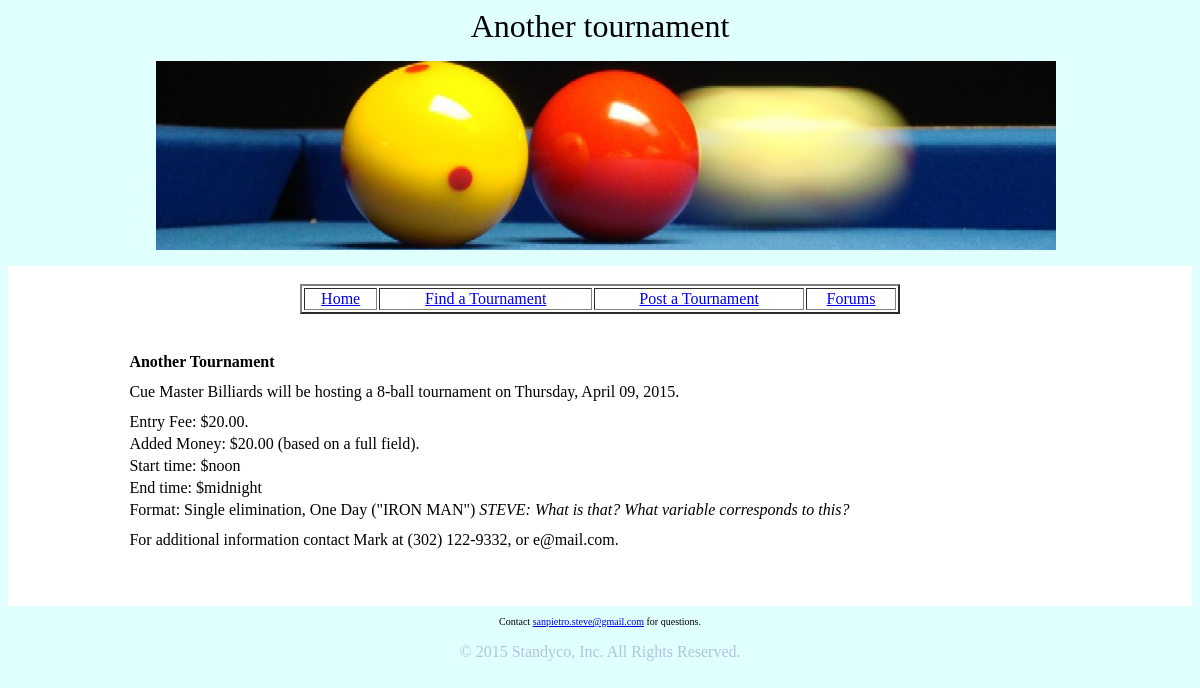
Page /tournaments/find/state/HI/3/ on the committed database.
### poolapp/apps/post/models.py (models this page shows, shortened)
class Tourney(models.Model):
  EIGHT_BALL = 0
  NINE_BALL = 1
  TEN_BALL = 2
  ONE_POCKET = 3
  STRAIGHT_POOL = 4
  BANK_POOL = 5
  OTHER_GAME = 6
  GAME_CHOICES = (
      (EIGHT_BALL, '8-ball'),
      (NINE_BALL, '9-ball'),
      (TEN_BALL, '10-ball'),
      (ONE_POCKET, 'One-pocket'),
      (STRAIGHT_POOL, 'Straight Pool'),
      (BANK_POOL, 'Bank Pool'),
      (OTHER_GAME, 'Other')
    )
  TWO_P = 0
  FOUR_P = 1
  SIXT_P = 2
  THIR_P = 3
  SIXT_P = 4
  FIELD_SIZE_CHOICES = (
      (TWO_P, '2 man'),
      (FOUR_P, '4 players'),
      (SIXT_P, '16 players'),
      (THIR_P, '32 players'),
      (SIXT_P, '64 players')
    )
  SINGLE = 0
  DOUBLE = 1
  OTHER_FORMAT = 2
  TOURNEY_FORMAT_CHOICES = (
      (SINGLE, 'Single elimination'),
      (DOUBLE, 'Double elimination'),
      (OTHER_FORMAT, 'Other')
    )
  tourney_id = models.AutoField(primary_key=True)
  state = USStateField(choices=STATE_CHOICES, default='IL')
  pool_hall = models.CharField(max_length=200)
  game = models.IntegerField(max_length=1, choices=GAME_CHOICES, default=EIGHT_BALL)
  field_size = models.IntegerField(max_length=1, choices=FIELD_SIZE_CHOICES,
      default=THIR_P)
  date = models.DateField('Tournament Date')
  fee = models.DecimalField(max_digits=6, decimal_places=2)
  added_money = models.DecimalField(max_digits=6, decimal_places=2)
  tourney_format = models.IntegerField(max_length=1,
      choices=TOURNEY_FORMAT_CHOICES, default=SINGLE)
  contact_name = models.CharField(max_length=200)
  phone_regex = RegexValidator(regex=r'^\+?1?\d{9,15}$',
      message="Phone number must be entered in the format: '+999999999'. Up to 15 digits allowed.")
  contact_phone = models.CharField(max_length=15, validators=[phone_regex],
      blank=True, null=True) # validators should be a list
  contact_email = models.EmailField(max_length=100)
  start_time = models.TimeField('Start time', blank=False)
  end_time = models.TimeField('End time', blank=True, null=True) # End time optional
  title = models.CharField(max_length=70)
  adtnl_info = models.CharField(max_length=1000, blank=True, null=True)

### poolapp/apps/find/views.py (the view)
def tourney(request, tourney_id):
  tourney = Tourney.objects.filter(tourney_id=tourney_id).distinct()[0]
  tourney.formatted_contact_phone = phonenumbers.format_number(
      phonenumbers.parse(
          tourney.contact_phone, 'US'),
          phonenumbers.PhoneNumberFormat.NATIONAL)
  context = {'tourney': tourney}
  return render(request, 'find/detail.html', context)

### poolapp/apps/find/templates/find/detail.html (shortened to what this page needs)
{% extends "base.html" %}
{% load humanize %}
{% block header %} {{ tourney.title }} {% endblock %}
{% block content %}
{% if tourney %}
    <div align="center">
        <td>
          <table style="width: 80%;">
            <tr><td><b>{{ tourney.title|title }}</b></td></tr>
            <tr><td></td></tr>
            <tr><td></td></tr>
            <tr>
                <td>
                    {{ tourney.pool_hall }} will be hosting a {{ tourney.get_game_display }}
                    tournament on {{ tourney.date|date:"l, F d, Y" }}.
                </td>
            </tr>
            <tr><td></td></tr>
            <tr><td></td></tr>
            <tr><td>Entry Fee: ${{ tourney.fee|intcomma }}.</td></tr>
            <tr><td>Added Money: ${{ tourney.added_money|intcomma }}
                    (based on a full field).</td></tr>
            <tr><td>Start time: ${{ tourney.start_time }}</td></tr>
            {% if tourney.end_time %}
                <tr><td>End time: ${{ tourney.end_time }}</td></tr>
            {% endif %}
            <tr><td>
                Format: {{ tourney.get_tourney_format_display }}, One Day
                ("IRON MAN") <i>STEVE: What is that? What variable
                corresponds to this?</i>
            </td></tr>
            <tr><td></td></tr>
            <tr><td></td></tr>
            <tr><td>
                For additional information contact {{ tourney.contact_name|title }} at
                {{ tourney.formatted_contact_phone }}, or
                {{ tourney.contact_email }}.
            </td></tr>
          </table>
        </td>
    </div>
{% else %}
    <p>No tournaments are available.</p>
{% endif %}
{% endblock %}

### poolapp/static/poolapp/css/master.css (style rules this page uses)
body { background-color: #e0ffff; }

### rows in the picture
Tourney: title "Another tournament", title "Another Tournament", pool_hall "Cue Master Billiards", game "8-ball", date "Thursday, April 09, 2015", fee "20.00", added_money "20.00", start_time "noon", end_time "midnight", tourney_format "Single elimination", contact_name "Mark", formatted_contact_phone "(302) 122-9332", contact_email "e@mail.com"
